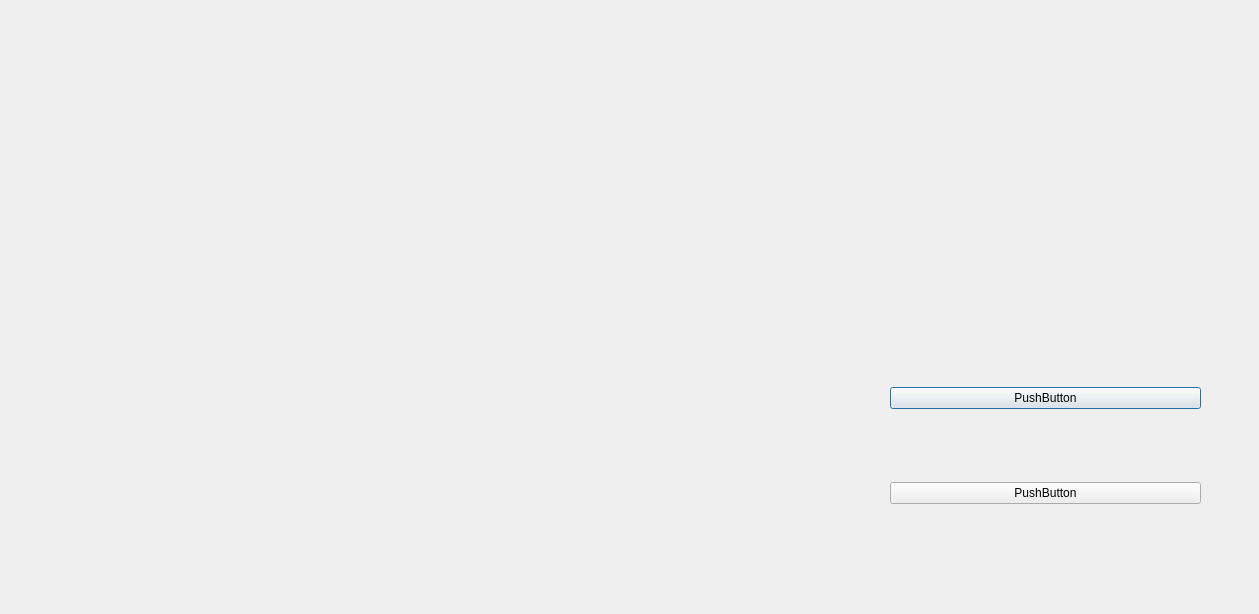
<?xml version="1.0" encoding="UTF-8"?>
<ui version="4.0">
 <class>visuellecriptographytab</class>
 <widget class="QDialog" name="visuellecriptographytab">
  <property name="geometry">
   <rect>
    <x>0</x>
    <y>0</y>
    <width>1259</width>
    <height>614</height>
   </rect>
  </property>
  <property name="windowTitle">
   <string>Dialog</string>
  </property>
  <widget class="QWidget" name="verticalLayoutWidget">
   <property name="geometry">
    <rect>
     <x>890</x>
     <y>320</y>
     <width>311</width>
     <height>251</height>
    </rect>
   </property>
   <layout class="QVBoxLayout" name="verticalLayout">
    <item>
     <widget class="QPushButton" name="pushButton_2">
      <property name="text">
       <string>PushButton</string>
      </property>
     </widget>
    </item>
    <item>
     <widget class="QPushButton" name="pushButton">
      <property name="text">
       <string>PushButton</string>
      </property>
     </widget>
    </item>
   </layout>
  </widget>
 </widget>
 <resources/>
 <connections/>
</ui>
